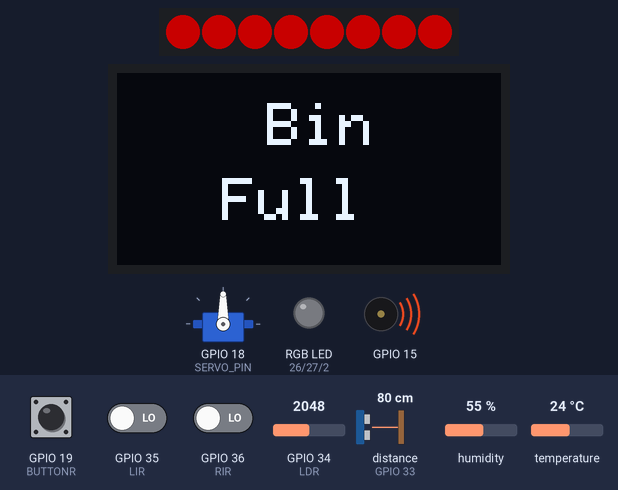
A sketch run on a simulated ESP32. Parts: 8 RGB LEDs in strip order, left to right, servo, 128×64 one-colour display, an RGB LED mixed from three pins (HIGH = lit), buzzer (waves = sounding). Wiring (inferred from the names in the program): ultrasonic range finder: trigger GPIO 32; echo GPIO 33. The inputs (shaded band) are chosen by the test bench; at power-on: GPIO 19 (BUTTONR) HIGH, temperature 24 °C, GPIO 35 (LIR) LOW, GPIO 34 (LDR) = 2048, GPIO 36 (RIR) LOW, distance to the obstacle (sensor on GPIO 33) 80 cm, humidity 55 %. The echo pulse lasts 58.3 µs per cm; dim RGB values are drawn brighter than linear; nothing arrives over Bluetooth unless stated; pins used as bus, display or sensor lines are not drawn; what the sketch prints to the serial monitor is not drawn.

Above: at 1.94 s.
2.3 s: GPIO 19 (BUTTONR) pulled LOW for 0.45 s
At 3.0 s:
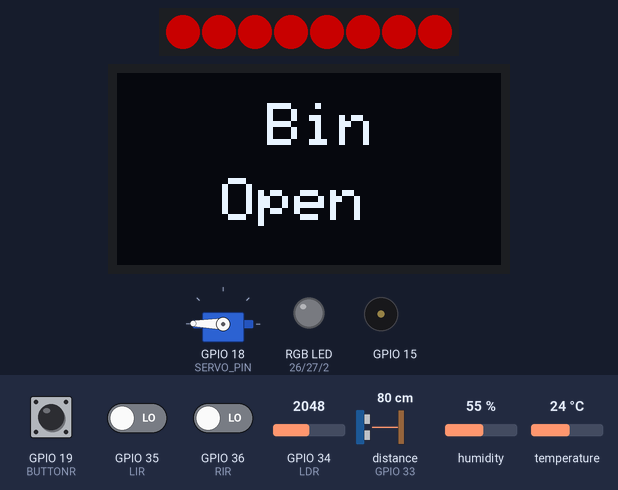
5.7 s: temperature set to 39.5 °C
7.3 s: temperature set to 40.8 °C
At 7.87 s:
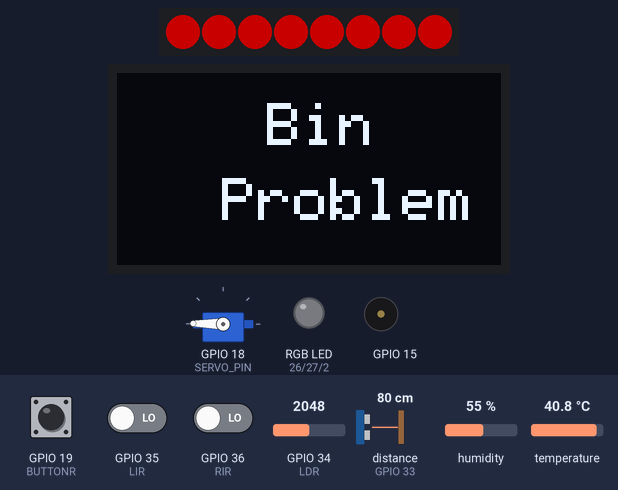
9.6 s: GPIO 19 (BUTTONR) pulled LOW for 1 s
At 10.15 s:
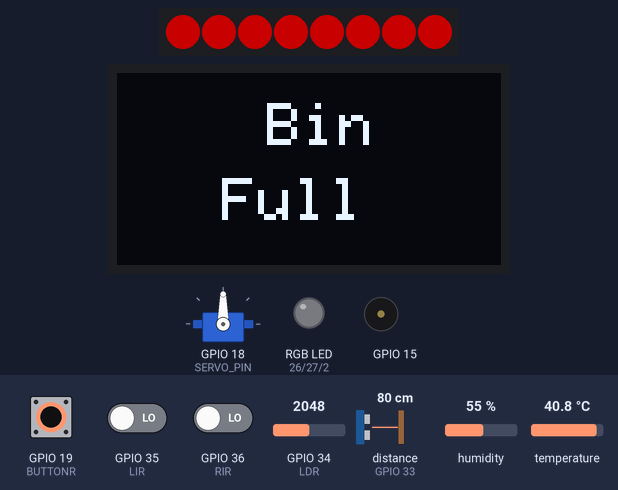
12.1 s: GPIO 35 (LIR) driven HIGH
15.0 s: GPIO 34 (LDR) set to 1957
At 15.59 s:
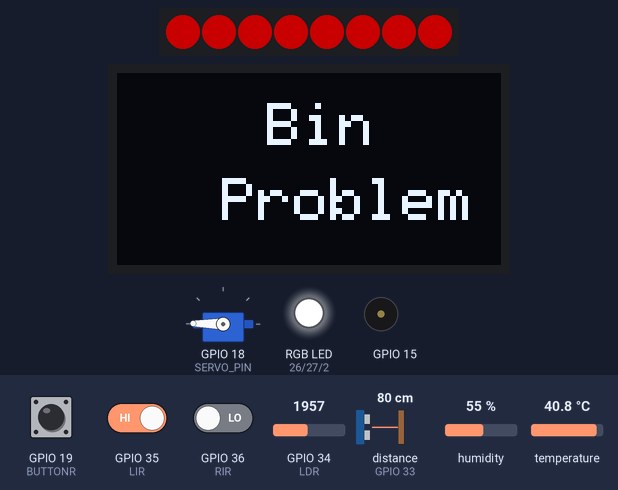
Timing chart, 0 to 18.3 s (numbered marks = the images above; inputs shaded):
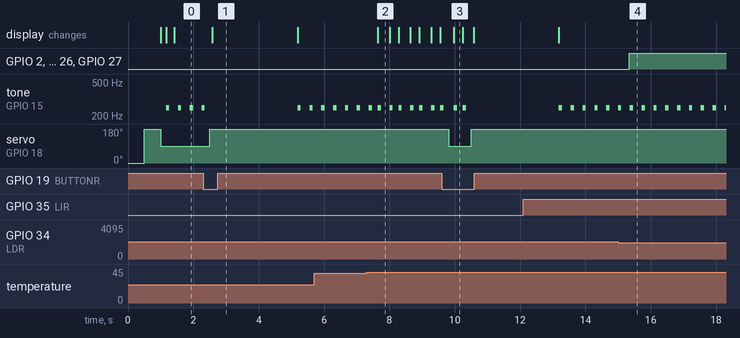

The sketch:

Neobin.ino
```cpp
//libraries
#include <Wire.h>
#include <Adafruit_GFX.h>       //OLED screen
#include <Adafruit_SH110X.h>    //OLED screen
#include <ESP32Servo.h>         //Servo
#include <Adafruit_NeoPixel.h>  //NeoLed
#include <BluetoothSerial.h>    //Bluetooth
#include <Adafruit_AHTX0.h>     //aht temp sensor


//total defines
#define i2c_Address 0x3c


//defines for OLED screen
#define SCREEN_WIDTH 128  //OLED display width, in pixels
#define SCREEN_HEIGHT 64  //OLED display height, in pixels
#define OLED_RESET -1
Adafruit_SH1106G display = Adafruit_SH1106G(SCREEN_WIDTH, SCREEN_HEIGHT, &Wire, OLED_RESET);


//defines for NeoLed
#define PIN 14
#define NUMPIXELS 8
Adafruit_NeoPixel pixels = Adafruit_NeoPixel(NUMPIXELS, PIN, NEO_GRB + NEO_KHZ800);


//defines for hcsr (ultrasonic raddar)
#define ECHO_PIN 33
#define TRIG_PIN 32


//defines for servo
Servo myServo;
#define SERVO_PIN 18


//define for AHT
Adafruit_AHTX0 aht;


//define LDR
#define LDR 34


//defines for IR
#define LIR 35    //left from front side
int irLeft = 0;   //left IR value read
#define RIR 36    //right from front side
int irRight = 0;  //right IR value read


//define for bluetooth connection
#define BT_NAME "NeoBin"
BluetoothSerial ESP_BT;


//define for button
#define BUTTONR 19  //right button below OLED


//counters and checkers
bool check = false;  //for bin full or problem
bool clean = false;  //for bin clean or checked
int message = 0;     //for sent message on bluetooth app once
String command = ""; //for enter commands from bluetooth app


void setup() {
  Serial.begin(9600);


  //neo led
  pixels.begin();
  pixels.clear();


  //RGB
  pinMode(2, OUTPUT);   //blue
  pinMode(26, OUTPUT);  //red
  pinMode(27, OUTPUT);  //green


  //IR
  pinMode(LIR, INPUT);
  pinMode(RIR, INPUT);


  //hcsr (ultrasonic raddar)
  pinMode(TRIG_PIN, OUTPUT);
  pinMode(ECHO_PIN, INPUT);


  //servo
  myServo.attach(SERVO_PIN);
  myServo.write(0);
  delay(500);
  myServo.write(180);
  delay(500);
  myServo.write(90);


  //OLED
  display.begin(i2c_Address, true);
  display.clearDisplay();
  display.display();
  display.setTextColor(SH110X_WHITE, SH110X_BLACK);  //(0,1)


  //Buttons
  pinMode(BUTTONR, INPUT_PULLUP);


  //AHT sensor initialization check
  if (!aht.begin()) {
    Serial.println("Could not find AHT sensor!");
    displayMessage("Sensor", "Error");
    while (1) delay(10);
  }


  //Start Bluetooth
  ESP_BT.begin(BT_NAME);
  Serial.println("Bluetooth Started. Waiting for connections...");
}


void loop() {
  //AHT
  sensors_event_t humidity, temp;
  aht.getEvent(&humidity, &temp);


  //IR
  irLeft = digitalRead(LIR);
  irRight = digitalRead(RIR);


  //calc distance hcsr04
  long duration;
  float distance;
  digitalWrite(TRIG_PIN, LOW);
  delayMicroseconds(2);
  digitalWrite(TRIG_PIN, HIGH);
  delayMicroseconds(10);
  digitalWrite(TRIG_PIN, LOW);
  duration = pulseIn(ECHO_PIN, HIGH);
  distance = duration * 0.034 / 2;
  Serial.print("distance -> ");
  Serial.println(distance);


  //LDR Light
  int light = analogRead(LDR);
  Serial.print("light -> ");
  Serial.println(light);


  if (light <= 2000) {
    digitalWrite(26, HIGH);
    digitalWrite(27, HIGH);
    digitalWrite(2, HIGH);
  } else {
    digitalWrite(26, LOW);
    digitalWrite(27, LOW);
    digitalWrite(2, LOW);
  }


  if (irLeft == HIGH && irRight == HIGH && check != true) {
    if (distance >= 20) {
      displayMessage("Bin", "Closed");
      tone(15, 250, 75);
      delay(1000);
      servoAngle(90);
    } else {
      servoAngle(179);
      ESP_BT.println("bin open");
      displayMessage("Bin", "Open");
      for (int i = 0; i < NUMPIXELS; i++) {
        pixels.setPixelColor(i, 0, 100, 0);
      }
      pixels.show();
      for (int i = 0; i < 38; i++) {
        //sound
        tone(15, 250, 20);
        delay(250);


        //check for insert item into the bin
        irLeft = digitalRead(LIR);
        irRight = digitalRead(RIR);
        if (irLeft == LOW || irRight == LOW) {     //if one of IR get contact with item
          ESP_BT.println("Item detected in bin");  //message for user if bin was insert
        }
      }
      servoAngle(90);
    }  //else end
    pixels.clear();
    pixels.show();
  }


  if (irLeft == LOW && irRight == LOW) {
    displayMessage("Bin", "Full");  //message on screen
    tone(15, 250, 100);             //tone for bin full
    delay(250);
    for (int i = 0; i < NUMPIXELS; i++) {  //set neo led pixels color to red
      pixels.setPixelColor(i, 100, 0, 0);
    }
    pixels.show();                                      //turn on neo led
    ESP_BT.println("Bin full, go ahead and clean it");  //message for user to clean bin
    check = true;                                       //change checker so the code part to open/close the bin will not work
  }


  if (temp.temperature > 40) {         //if the temp is too high
    displayMessage("Bin", "Problem");  //message on screen
    tone(15, 250, 100);
    delay(250);
    for (int i = 0; i < NUMPIXELS; i++) {  //set neo led pixels color to red
      pixels.setPixelColor(i, 100, 0, 0);
    }
    pixels.show();
    check = true;                                       //change checker like previous one
    ESP_BT.println("Problem with temperature of bin");  //message for user to check bin
  }


  if (ESP_BT.available()) {
    command = ESP_BT.readStringUntil('\n'); //to enter commands from bluetooth app
    command.trim();
  }


  if (check == true) {
    if (clean == false) {
      while (message == 0) { //to sent message in bluetooth once
        ESP_BT.println("to open the bin, prees the right button or enter 'open' in app");
        message++;
      }


      if (digitalRead(BUTTONR) == LOW || command.equalsIgnoreCase("open")) { //if button was touched or user enter command from app
        servoAngle(179);
        ESP_BT.println("bin open");
        displayMessage("Bin", "Open");
        clean = true;
        message = 0;
        delay(2500);
      }
    } else if (clean == true) {
      while (message == 0) {
        ESP_BT.println("to close the bin, prees the right button again or enter 'close' in app");
        message++;
      }


      if (digitalRead(BUTTONR) == LOW || command.equalsIgnoreCase("close")) { //if button was touched or user enter command from app
        servoAngle(90);
        ESP_BT.println("Bin close and return to work");
        clean = false;
        check = false;
        message = 0;
      }
    }
  }
}


void displayMessage(String line1, String line2) {  //method to print on OLED
  display.clearDisplay();
  display.setTextSize(2);
  display.setCursor(50, 10);
  display.print(line1);
  display.setCursor(35, 35);
  display.print(line2);
  display.display();
}

void servoAngle(int angle) {
  myServo.attach(SERVO_PIN);
  myServo.write(angle);


  //Servo check
  int angleNow = myServo.read();
  Serial.print("angle -> ");
  Serial.println(angleNow);


  delay(50);
  myServo.detach();
}
```

Measured:
- the behaviour switches between 40 and 40.1 °C on temperature (found by bisection; images 1 and 2)
- the behaviour switches between 2001 and 2000 on GPIO 34 (LDR) (found by bisection; images 3 and 4)
- after the input at 2.3 s, servo on GPIO 18 (SERVO_PIN): 90° → 179° after 0.21 s; the display: changes after 0.28 s (image 1)
- after the input at 7.3 s, the display: changes after 0.34 s (image 2)
- after the input at 9.6 s, servo on GPIO 18 (SERVO_PIN): 179° → 90° after 0.21 s, → 179° 0.69 s later
- after the input at 15.0 s, GPIO 2 (blue), GPIO 26 (red), GPIO 27 (green): LOW → HIGH after 0.34 s
